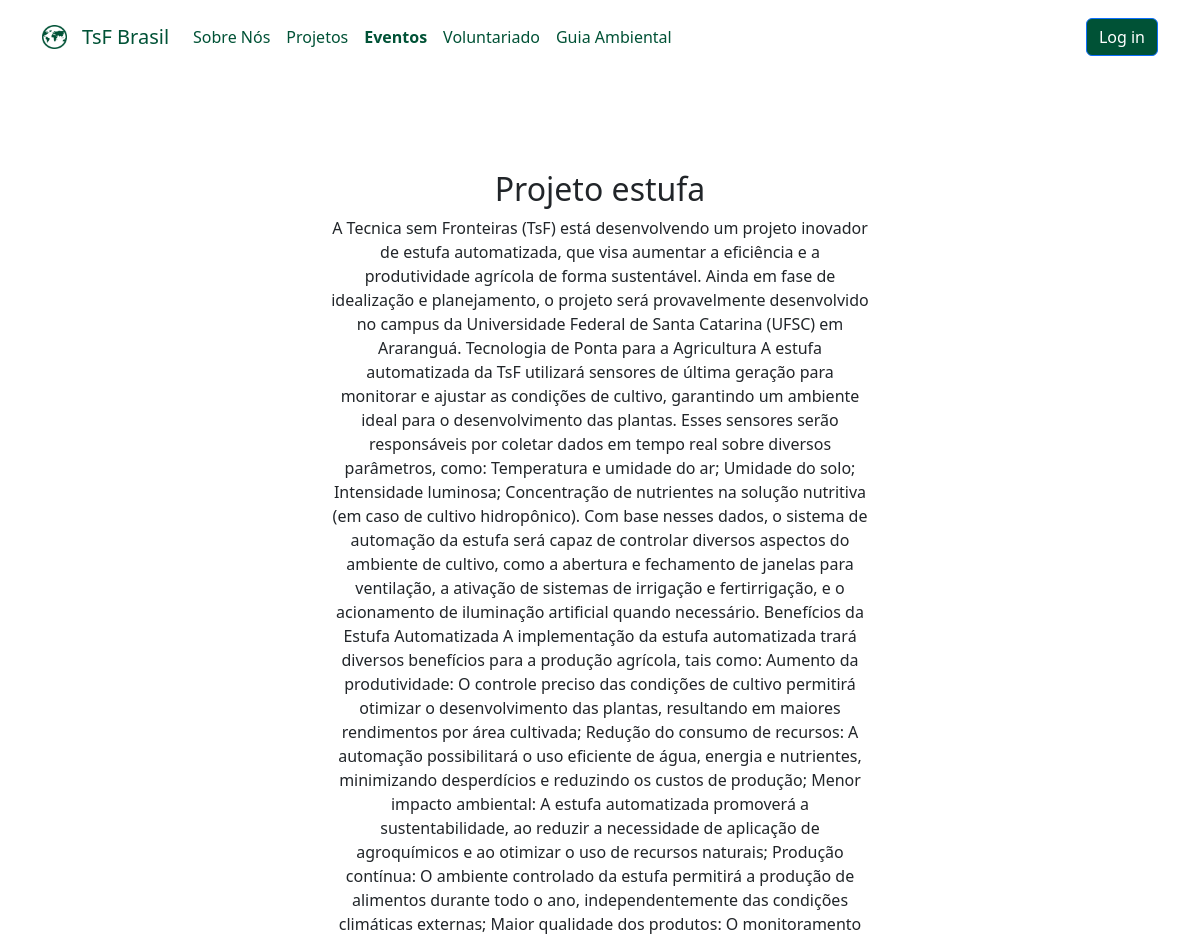
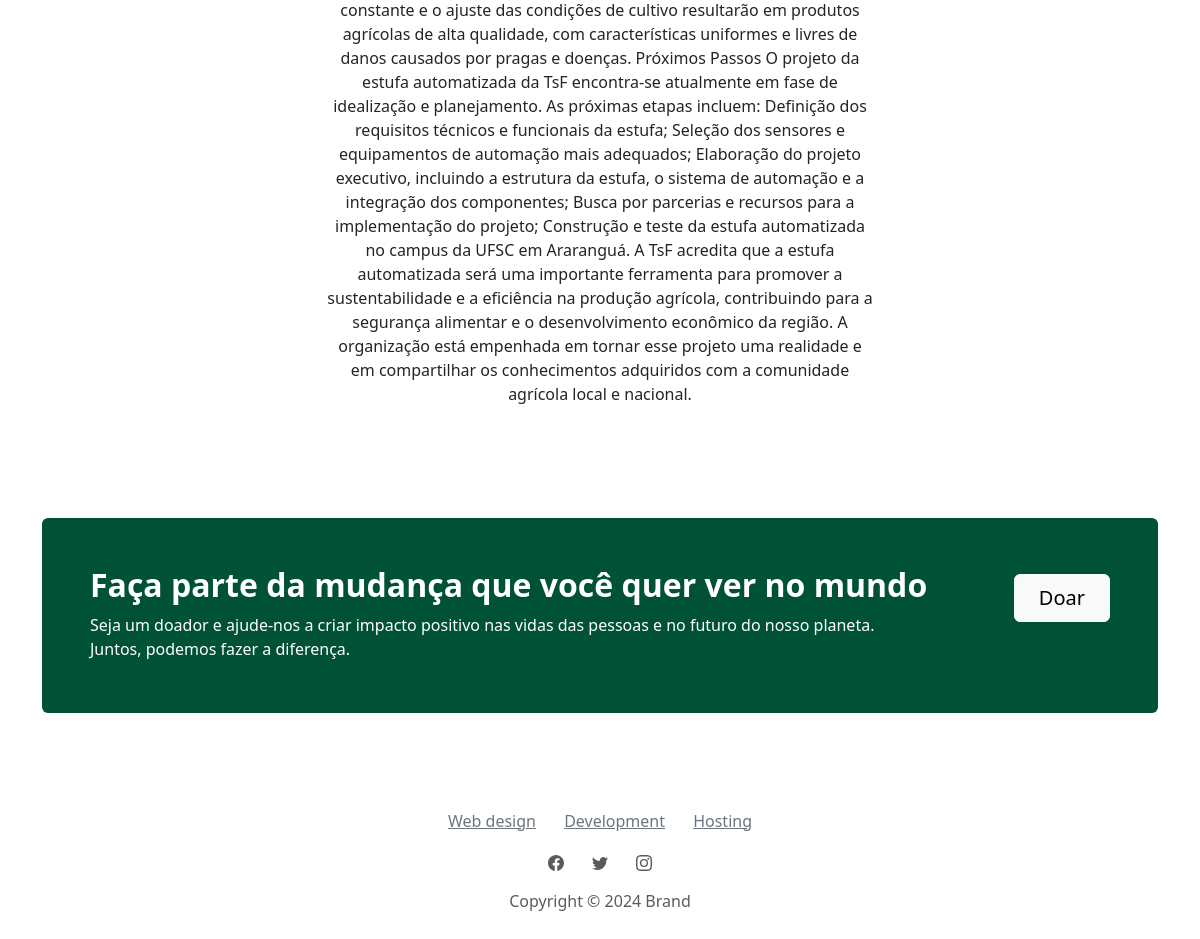
Screenshot of /projetos/1/ with the database file from the repository (2 pictures, top to bottom).
### tsfApp/models.py (models this page shows, shortened)
class project(models.Model):
    project_id = models.CharField(max_length=100)
    project_name = models.CharField(max_length=100)
    project_description = models.TextField(default='Default project text')
    project_text = models.TextField(default='Default project text')
    project_image = models.ImageField(upload_to='project_images')
    project_created_at = models.DateTimeField(auto_now_add=True)
    project_deleted_at = models.DateTimeField(auto_now_add=True)

### tsfApp/views.py (the view)
# urls.py: path('projetos/<int:projeto_id>/', views.projeto_detail, name='projetos_detail'),
def projeto_detail(request, projeto_id):
    projeto = get_object_or_404(project, id=projeto_id)
    return render(request, 'estufa.html', {'projeto': projeto})

### templates/estufa.html (shortened to what this page needs)
<!doctype html>
{% load static %}
<link rel="stylesheet" href="{% static 'css/bootstrap.min.css' %}" />
<html data-bs-theme="light" lang="en">
    <head>
        <link rel="stylesheet" href="assets/bootstrap/css/bootstrap.min.css" />
        <link rel="stylesheet" href="assets/css/Features-Minimal-icons.css" />
        <link rel="stylesheet" href="assets/css/Footer-Basic-icons.css" />
        <link rel="stylesheet" href="assets/css/Hero-Carousel-images.css" />
    </head>
    <body>
        <nav
            id="menu"
            class="navbar navbar-expand-md sticky-top bg-body py-3"
            style="width: 100%; overflow-x: hidden"
        >
            <div class="container">
                <a class="navbar-brand d-flex align-items-center" href="/"
                    ><span
                        class="bs-icon-sm bs-icon-rounded bs-icon-primary d-flex justify-content-center align-items-center me-2 bs-icon"
                        style="background: #ffffff80"
                        ><img
                            src="Técnica sem Fronteiras LOGO 1 (Traced).png"
                            style="width: auto; height: 24px" /></span
                    ><span style="color: #005236">TsF Brasil</span></a
                >
                <div id="navcol-1" class="collapse navbar-collapse">
                    <ul class="navbar-nav me-auto">
                        <li id="sobre" class="nav-item">
                            <a
                                class="nav-link"
                                href="/sobre"
                                style="color: #005236"
                                >Sobre Nós</a
                            >
                        </li>
                        <li id="prj" class="nav-item">
                            <a
                                class="nav-link"
                                href="/prj"
                                style="color: #005236"
                                >Projetos</a
                            >
                        </li>
                        <li id="eventos" class="nav-item">
                            <a
                                class="nav-link active"
                                href="/eventos"
                                style="color: #005236; font-weight: bold"
                                >Eventos</a
                            >
                        </li>
                        <li id="voluntariado" class="nav-item">
                            <a
                                class="nav-link"
                                href="/voluntariado"
                                style="color: #005236"
                                >Voluntariado</a
                            >
                        </li>
                        <li id="guia" class="nav-item">
                            <a
                                class="nav-link"
                                href="/guia"
                                style="color: #005236"
                                >Guia Ambiental </a
                            >
                        </li>
                    </ul>
                    <button
                        id="login"
                        class="btn btn-primary"
                        type="button"
                        style="background: #005236"
                    >
                        Log in
                    </button>
                </div>
            </div>
        </nav>
        <section class="py-4 py-xl-5">
            <div class="container py-4 py-xl-5">
                <div class="row mb-5">
                    <div class="col-md-8 col-xl-6 text-center mx-auto">
                        <h2>{{ projeto.project_name }}</h2>
                        <p class="w-lg-50">{{ projeto.project_text }}</p>
                    </div>
                </div>
            </div>
            <div class="container">
                <div
                    class="text-white bg-primary border rounded border-0 border-primary d-flex flex-column justify-content-between flex-lg-row p-4 p-md-5"
                    style="
                        background-color: var(--bs-emphasis-color);
                        --bs-primary: #005236;
                        --bs-primary-rgb: 0, 82, 54;
                    "
                >
                    <div class="pb-2 pb-lg-1">
                        <h2 class="fw-bold mb-2">
                            Faça parte da mudança que você quer ver no mundo
                        </h2>
                        <p class="mb-0">
                            Seja um doador e ajude-nos a criar impacto positivo
                            nas vidas das pessoas e no futuro do nosso planeta.
                            <br />Juntos, podemos fazer a diferença.
                        </p>
                    </div>
                    <div class="my-2">
                        <a
                            class="btn btn-light fs-5 py-2 px-4"
                            role="button"
                            href="#"
                            >Doar</a
                        >
                    </div>
                </div>
            </div>
        </section>
        <footer class="text-center">
            <div class="container text-muted py-4 py-lg-5">
                <ul class="list-inline">
                    <li class="list-inline-item me-4">
                        <a class="link-secondary" href="#">Web design</a>
                    </li>
                    <li class="list-inline-item me-4">
                        <a class="link-secondary" href="#">Development</a>
                    </li>
                    <li class="list-inline-item">
                        <a class="link-secondary" href="#">Hosting</a>
                    </li>
                </ul>
                <ul class="list-inline">
                    <li class="list-inline-item me-4">
                    </li>
                    <li class="list-inline-item me-4">
                    </li>
                    <li class="list-inline-item">
                    </li>
                </ul>
                <p class="mb-0">Copyright © 2024 Brand</p>
            </div>
        </footer>
    </body>
</html>

### rows the page displays
project: project_name "Projeto estufa", project_text "A Tecnica sem Fronteiras (TsF) está desenvolvendo um projeto inovador de estufa automatizada, que visa aumentar a eficiência e a produtividade agrícola de forma sustentável. Ainda em fase de idealização e planejamento, o projeto será provavelmente desenvolvido no campus da Universidade Federal de Santa Catarina (UFSC) em Araranguá. Tecnologia de Ponta para a Agricultura A estufa automatizada da TsF utilizará sensores de última geração para monitorar e ajustar as condições de cultivo, garantindo um ambiente ideal para o desenvolvimento das plantas. Esses sensores serão responsáveis por coletar dados em tempo real sobre diversos parâmetros, como: Temperatura e umidade do ar; Umidade do solo;…"
